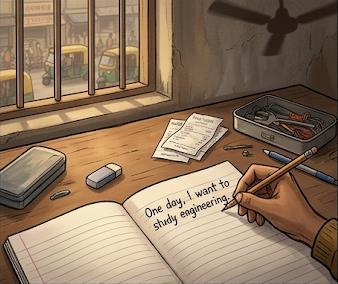
#> input picture aarav_video/assets/panels/p01_01_338x284.png, 338 x 284 px
$ python prepare_assets.py
#> lines starting #> are read from the running program, lines starting #| are printed output that depends on the picture
"""Copy extracted panels/scenes into public/img as sharpened JPEGs at least 2048 px wide.

Ids drop the size suffix: assets/panels/p02_02_1024x572.png -> public/img/panels/p02_02.jpg
Usage: python tools/prepare_assets.py
"""
from pathlib import Path

from PIL import Image, ImageFilter

ROOT = Path(__file__).resolve().parent.parent
TARGET_W = 2048


def prepare(kind: str) -> None:
#> called with kind = 'panels'
    out_dir = ROOT / "public" / "img" / kind
    out_dir.mkdir(parents=True, exist_ok=True)
    for src in sorted((ROOT / "assets" / kind).glob("*.png")):
        img_id = "_".join(src.stem.split("_")[:2])
        im = Image.open(src).convert("RGB")
#> im is the input picture: PIL image 338x284 RGB; mean R, G, B 142.1, 117.8, 94.4
        if im.width < TARGET_W:
            scale = TARGET_W / im.width
#> scale = 6.06
            im = im.resize((TARGET_W, round(im.height * scale)), Image.LANCZOS)
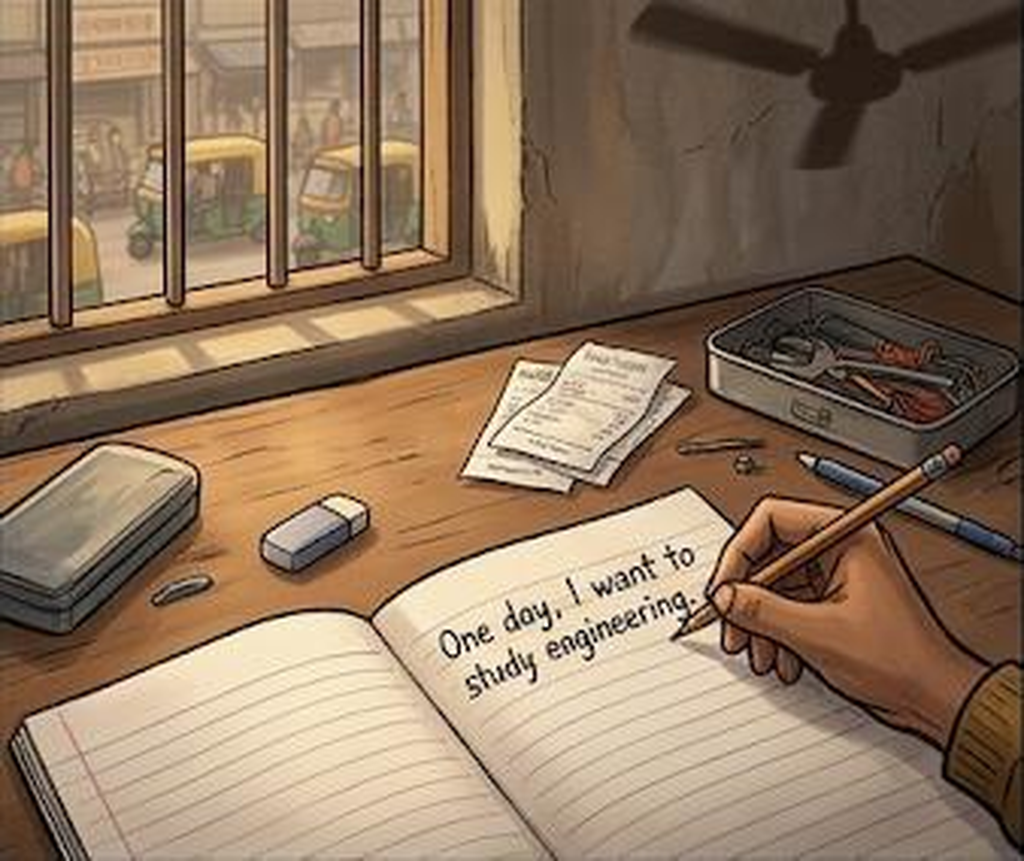
#> im: PIL image 2048x1721 RGB (shown at 1/2 size); mean R, G, B 142.1, 117.8, 94.4
            # Stronger sharpening for the tiny opening panels.
            radius = 2.5 if scale > 3 else 1.6
#> radius = 2.5
            im = im.filter(ImageFilter.UnsharpMask(radius=radius, percent=90, threshold=2))
        im.save(out_dir / f"{img_id}.jpg", quality=92)
        print(f"{kind}/{img_id}.jpg  {im.width}x{im.height}")
#| panels/p01_01.jpg  2048x1721


if __name__ == "__main__":
    for kind in ("panels", "scenes"):
        prepare(kind)
